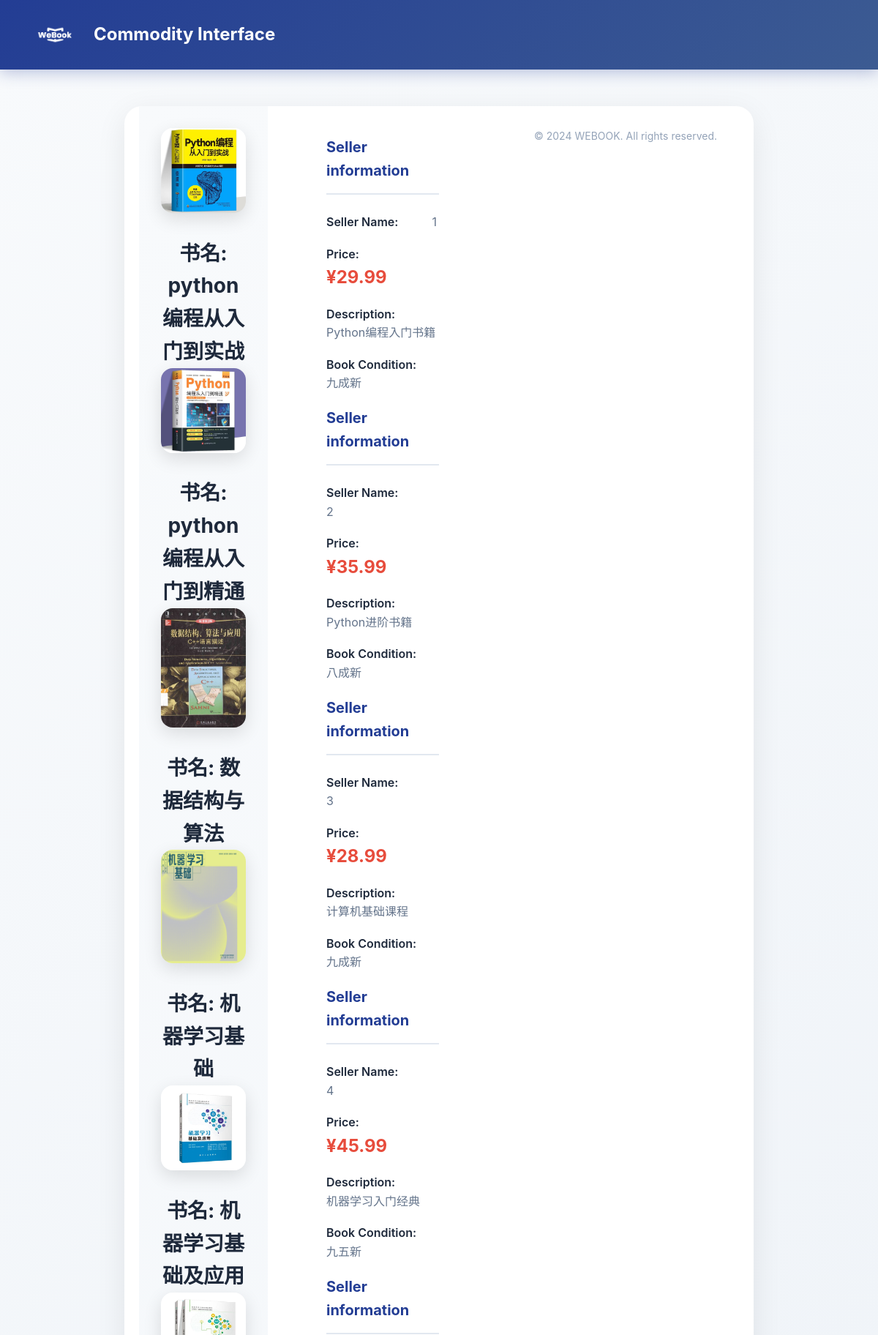
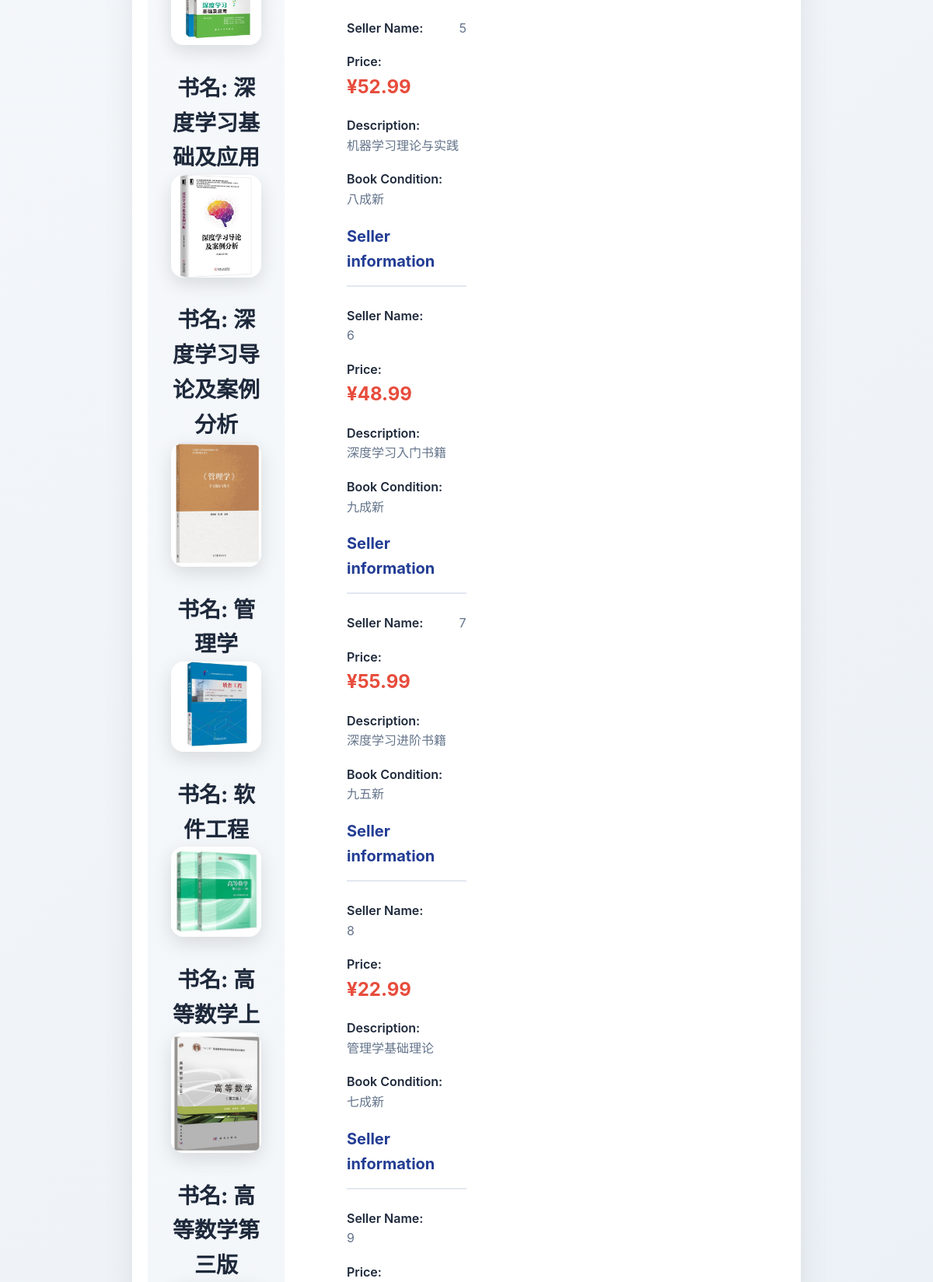
The app's page /check_data (upper part) with its own data (2 pictures, top to bottom).
### app.py (models this page shows)
class Product(db.Model):
    __tablename__ = 'products'
    id = db.Column(db.Integer, primary_key=True)
    name = db.Column(db.String(80), nullable=False)
    price = db.Column(db.Float, nullable=False)
    description = db.Column(db.String(200), nullable=False)
    degree_of_wear = db.Column(db.String(80), nullable=False)
    image = db.Column(db.String(200), nullable=False)  # 存储文件路径
    created_at = db.Column(db.DateTime, default=db.func.current_timestamp())
    seller_contact = db.Column(db.String(200))  # 卖家联系方式
    is_sold = db.Column(db.Boolean, default=False)  # 是否已售出
    buyer_id = db.Column(db.Integer)  # 购买者ID
    user_id = db.Column(db.Integer)  # 上传者ID

### app.py (the view)
@app.route('/check_data')
def check_data():
    products = Product.query.all()
    return render_template('check_data.html', products=products)

### templates/check_data.html (shortened to what this page needs)
<!DOCTYPE html>
<html lang="en">
<head>
    <link rel="stylesheet" href="{{ url_for('static', filename='css/commodity.css') }}">
</head>
<body>
<header>
    <img src="{{ url_for('static', filename='images/white-logo.png') }}" alt="企业Logo" class="logo">
    <h1>Commodity Interface</h1>
</header>
    <div class="container">
        <div class="container">
            <div class="left">
                <ul>
                    {% for product in products %}
                    <li class="box-item" data-id="{{product.id}}">
                        {% if product.image %}
                        {% set img_path = (product.image | replace('\\', '/')) %}
                        {% set static_rel = img_path.replace('static/', '') %}
                        <img src="{{ url_for('static', filename=static_rel) }}" alt="Product Image">
                        {% else %}
                        <img src="{{ url_for('static', filename='images/book1.png') }}" alt="Product Image">
                        {% endif %}
                    </li>
            <h2 id="book-title">书名: {{product.name}}</h2>
            {% endfor %}
        </div>
        <div class="right">
            <div class="book-info">
                {% for product in products %}
                    <h3>Seller information</h3>
                    <p><strong>Seller Name:</strong> <span id="seller-name">{{ product.id }}</span></p>
                    <p><strong>Price:</strong> <span id="price">{{ product.price }}</span></p>
                    <p><strong>Description:</strong> <span id="description">{{ product.description }}</span></p>
                    <p><strong>Book Condition:</strong> <span id="book-condition">{{ product.degree_of_wear }}</span></p>
                {% endfor %}
            </div>
        </div>
        <footer><p>&copy; 2024 WEBOOK. All rights reserved.</p></footer>
</body>
</html>

### static/css/commodity.css (style rules this page uses)
body { font-family: 'Inter', -apple-system, BlinkMacSystemFont, 'Segoe UI', Roboto, sans-serif; margin: 0; padding: 0; min-height: 100vh; background: linear-gradient(135deg, #f8fafc 0%, #e8eef5 100%); }
header { background: linear-gradient(135deg, #233D94 0%, #3C5B92 100%); color: white; padding: 25px 40px; display: flex; align-items: center; gap: 20px; box-shadow: 0 4px 20px rgba(35, 61, 148, 0.3); }
header .logo { height: 45px; width: auto; }
header h1 { font-size: 24px; font-weight: 700; margin: 0; }
.container { max-width: 900px; margin: 50px auto; padding: 0 20px; }
.container > .container { display: flex; gap: 40px; background: white; border-radius: 24px; box-shadow: 0 10px 40px rgba(0, 0, 0, 0.08); overflow: hidden; }
.left { flex: 1; padding: 30px; background: linear-gradient(135deg, #f8fafc 0%, #f1f5f9 100%); display: flex; justify-content: center; align-items: flex-start; }
.left ul { list-style: none; padding: 0; margin: 0; }
.left .box-item { text-align: center; }
.left img { width: 100%; max-width: 280px; height: auto; border-radius: 16px; box-shadow: 0 8px 25px rgba(0, 0, 0, 0.12); transition: transform 0.3s ease; }
#book-title { margin-top: 25px; font-size: 28px; font-weight: 700; color: #1e293b; text-align: center; }
.right { flex: 1.5; padding: 40px; }
.book-info { padding-right: 20px; }
.book-info h3 { font-size: 20px; font-weight: 700; color: #233D94; margin-bottom: 25px; padding-bottom: 15px; border-bottom: 2px solid #e2e8f0; }
.book-info p { font-size: 16px; margin: 18px 0; line-height: 1.6; color: #475569; }
.book-info strong { color: #1e293b; font-weight: 600; min-width: 140px; display: inline-block; }
.book-info span { color: #64748b; }
.book-info #price { color: #e74c3c; font-size: 24px; font-weight: 700; }
.book-info #price::before { content: '¥'; }
footer { text-align: center; padding: 30px; color: #94a3b8; font-size: 14px; }
footer p { margin: 0; }

### static/css/theme.css (style rules this page uses)
:root { --primary-color: #233D94; --primary-light: #3C5B92; --primary-dark: #1a2e7b; --secondary-color: #3498db; --accent-color: #2ecc71; --danger-color: #e74c3c; --warning-color: #f39c12; --success-color: #27ae60; --text-primary: #2c3e50; --text-secondary: #7f8c8d; --text-light: #95a5a6; --bg-primary: #ffffff; --bg-secondary: #f5f7fa; --bg-dark: #1a252f; --border-color: #ecf0f1; --shadow-sm: 0 2px 8px rgba(0, 0, 0, 0.08); --shadow-md: 0 4px 16px rgba(0, 0, 0, 0.1); --shadow-lg: 0 8px 32px rgba(0, 0, 0, 0.12); --radius-sm: 8px; --radius-md: 12px; --radius-lg: 20px; --transition-fast: 0.15s ease; --transition-normal: 0.3s ease; --transition-slow: 0.5s ease; }
* { margin: 0; padding: 0; box-sizing: border-box; }
html { scroll-behavior: smooth; }
body { font-family: 'Inter', -apple-system, BlinkMacSystemFont, 'Segoe UI', Roboto, Oxygen, Ubuntu, Cantarell, sans-serif; font-size: 16px; line-height: 1.6; color: var(--text-primary); background-color: var(--bg-secondary); -webkit-font-smoothing: antialiased; -moz-osx-font-smoothing: grayscale; }

### records on screen
Product: image (picture), name "python编程从入门到实战", id "1", price "29.99", description "Python编程入门书籍", degree_of_wear "九成新"
Product: image (picture), name "python编程从入门到精通", id "2", price "35.99", description "Python进阶书籍", degree_of_wear "八成新"
Product: image (picture), name "数据结构与算法", id "3", price "28.99", description "计算机基础课程", degree_of_wear "九成新"
Product: image (picture), name "机器学习基础", id "4", price "45.99", description "机器学习入门经典", degree_of_wear "九五新"
Product: image (picture), name "机器学习基础及应用", id "5", price "52.99", description "机器学习理论与实践", degree_of_wear "八成新"
Product: image (picture), name "深度学习基础及应用", id "6", price "48.99", description "深度学习入门书籍", degree_of_wear "九成新"
Product: image (picture), name "深度学习导论及案例分析", id "7", price "55.99", description "深度学习进阶书籍", degree_of_wear "九五新"
Product: image (picture), name "管理学", id "8", price "22.99", description "管理学基础理论", degree_of_wear "七成新"
Product: image (picture), name "软件工程", id "9"
Product: image (picture), name "高等数学上"
Product: image (picture), name "高等数学第三版"
